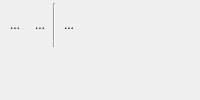
  <widget class="QDockWidget" name="dwBufferView">
   <property name="windowIcon">
    <iconset>
     <normaloff/>
    </iconset>
   </property>
   <property name="autoFillBackground">
    <bool>true</bool>
   </property>
   <property name="windowTitle">
    <string>GL Buffer View</string>
   </property>
   <attribute name="dockWidgetArea">
    <number>1</number>
   </attribute>
   <widget class="QWidget" name="dockWidgetContents_7">
    <layout class="QVBoxLayout">
     <property name="spacing">
      <number>0</number>
     </property>
     <property name="leftMargin">
      <number>0</number>
     </property>
     <property name="topMargin">
      <number>0</number>
     </property>
     <property name="rightMargin">
      <number>0</number>
     </property>
     <property name="bottomMargin">
      <number>0</number>
     </property>
     <item>
      <widget class="QFrame" name="frame_4">
       <property name="maximumSize">
        <size>
         <width>16777215</width>
         <height>16777215</height>
        </size>
       </property>
       <property name="frameShape">
        <enum>QFrame::NoFrame</enum>
       </property>
       <property name="frameShadow">
        <enum>QFrame::Raised</enum>
       </property>
       <layout class="QHBoxLayout">
        <property name="spacing">
         <number>1</number>
        </property>
        <property name="leftMargin">
         <number>3</number>
        </property>
        <property name="topMargin">
         <number>3</number>
        </property>
        <property name="rightMargin">
         <number>3</number>
        </property>
        <property name="bottomMargin">
         <number>3</number>
        </property>
        <item>
         <widget class="QToolButton" name="tbBVCapture">
          <property name="toolTip">
           <string>capture</string>
          </property>
          <property name="text">
           <string>...</string>
          </property>
          <property name="icon">
           <iconset>
            <normaloff>assets:/icons/buffer-view-capture_32.png</normaloff>assets:/icons/buffer-view-capture_32.png</iconset>
          </property>
          <property name="checkable">
           <bool>false</bool>
          </property>
          <property name="autoRaise">
           <bool>true</bool>
          </property>
         </widget>
        </item>
        <item>
         <widget class="QToolButton" name="tbBVCaptureAutomatic">
          <property name="toolTip">
           <string>automatic capture</string>
          </property>
          <property name="text">
           <string>...</string>
          </property>
          <property name="icon">
           <iconset>
            <normaloff>assets:/icons/buffer-view-auto-capture_32.png</normaloff>assets:/icons/buffer-view-auto-capture_32.png</iconset>
          </property>
          <property name="checkable">
           <bool>true</bool>
          </property>
          <property name="checked">
           <bool>false</bool>
          </property>
          <property name="autoRaise">
           <bool>true</bool>
          </property>
         </widget>
        </item>
        <item>
         <widget class="Line" name="line_7">
          <property name="orientation">
           <enum>Qt::Vertical</enum>
          </property>
         </widget>
        </item>
        <item>
         <widget class="QToolButton" name="tbBVSave">
          <property name="toolTip">
           <string>save buffer as image</string>
          </property>
          <property name="text">
           <string>...</string>
          </property>
          <property name="icon">
           <iconset>
            <normaloff>assets:/icons/buffer-view-save-as_32.png</normaloff>assets:/icons/buffer-view-save-as_32.png</iconset>
          </property>
          <property name="autoRaise">
           <bool>true</bool>
          </property>
         </widget>
        </item>
        <item>
         <spacer>
          <property name="orientation">
           <enum>Qt::Horizontal</enum>
          </property>
          <property name="sizeHint" stdset="0">
           <size>
            <width>40</width>
            <height>20</height>
           </size>
          </property>
         </spacer>
        </item>
       </layout>
      </widget>
     </item>
     <item>
      <widget class="QFrame" name="fContent">
       <property name="frameShape">
        <enum>QFrame::NoFrame</enum>
       </property>
       <property name="frameShadow">
        <enum>QFrame::Raised</enum>
       </property>
      </widget>
     </item>
    </layout>
   </widget>
  </widget>
